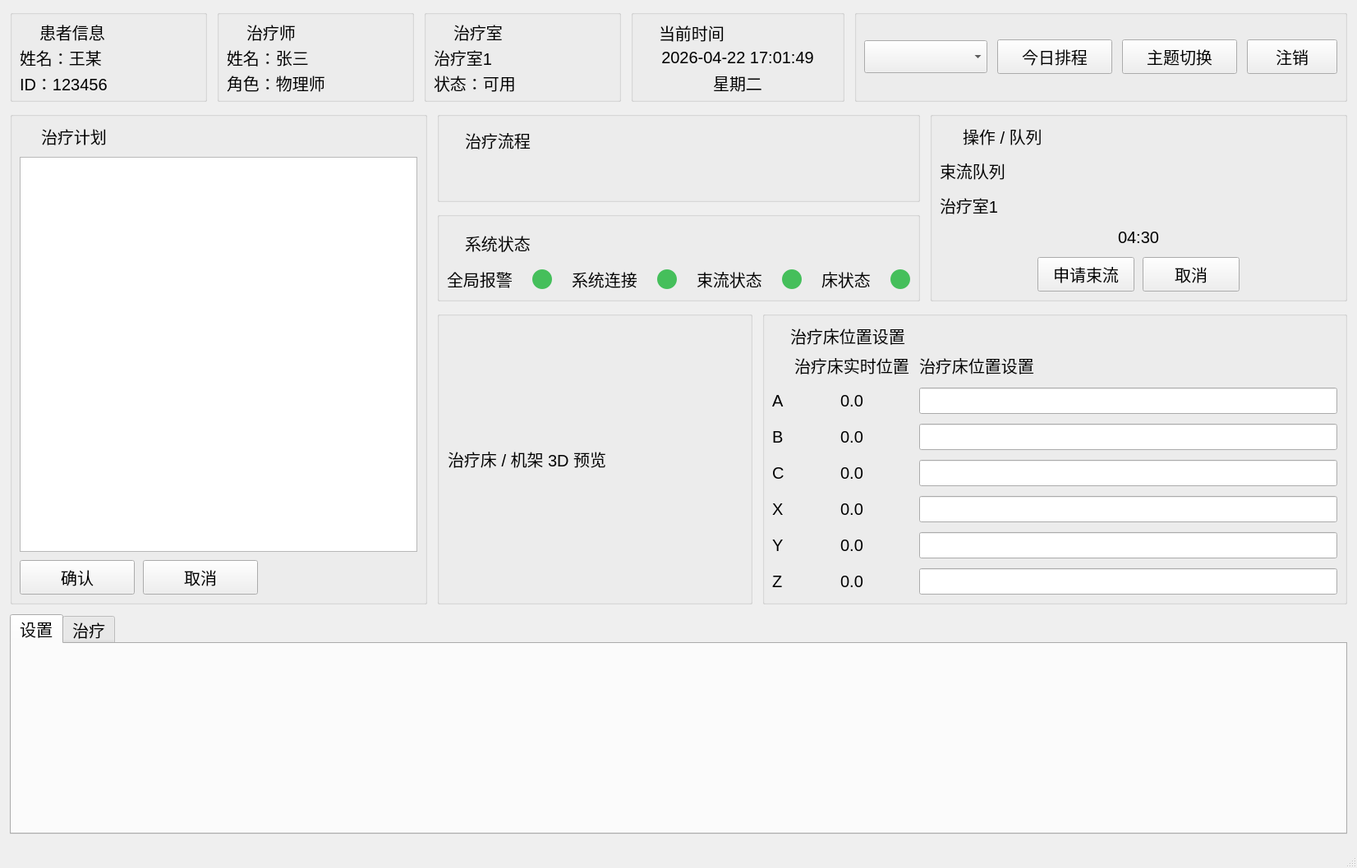
<?xml version="1.0" encoding="UTF-8"?>
<ui version="4.0">
 <class>SimmTcs</class>
 <widget class="QMainWindow" name="SimmTcs">
  <property name="geometry">
   <rect>
    <x>0</x>
    <y>0</y>
    <width>1652</width>
    <height>1000</height>
   </rect>
  </property>
  <property name="font">
   <font>
    <pointsize>15</pointsize>
   </font>
  </property>
  <property name="windowTitle">
   <string>SimmTcs 治疗控制系统</string>
  </property>
  <widget class="QWidget" name="centralwidget">
   <layout class="QVBoxLayout" name="verticalLayout_root">
    <property name="spacing">
     <number>12</number>
    </property>
    <property name="leftMargin">
     <number>12</number>
    </property>
    <property name="topMargin">
     <number>12</number>
    </property>
    <property name="rightMargin">
     <number>12</number>
    </property>
    <property name="bottomMargin">
     <number>12</number>
    </property>
    <item>
     <layout class="QHBoxLayout" name="horizontalLayout_topArea">
      <property name="spacing">
       <number>12</number>
      </property>
      <property name="leftMargin">
       <number>0</number>
      </property>
      <property name="topMargin">
       <number>0</number>
      </property>
      <property name="rightMargin">
       <number>0</number>
      </property>
      <property name="bottomMargin">
       <number>0</number>
      </property>
      <item>
       <widget class="QGroupBox" name="groupBox_8">
        <property name="minimumSize">
         <size>
          <width>220</width>
          <height>112</height>
         </size>
        </property>
        <property name="title">
         <string/>
        </property>
        <layout class="QVBoxLayout" name="verticalLayout_patient">
         <property name="spacing">
          <number>8</number>
         </property>
         <item>
          <layout class="QHBoxLayout" name="horizontalLayout_title_patient">
           <property name="leftMargin">
            <number>0</number>
           </property>
           <property name="topMargin">
            <number>0</number>
           </property>
           <property name="rightMargin">
            <number>0</number>
           </property>
           <property name="bottomMargin">
            <number>0</number>
           </property>
           <item>
            <widget class="QLabel" name="label_icon_patient">
             <property name="minimumSize">
              <size>
               <width>16</width>
               <height>16</height>
              </size>
             </property>
             <property name="maximumSize">
              <size>
               <width>16</width>
               <height>16</height>
              </size>
             </property>
             <property name="styleSheet">
              <string notr="true">image: url(:/icons/icons/patient.svg);</string>
             </property>
             <property name="text">
              <string/>
             </property>
            </widget>
           </item>
           <item>
            <widget class="QLabel" name="label_title_patient">
             <property name="text">
              <string>患者信息</string>
             </property>
            </widget>
           </item>
           <item>
            <spacer name="horizontalSpacer_title_patient">
             <property name="orientation">
              <enum>Qt::Orientation::Horizontal</enum>
             </property>
             <property name="sizeHint" stdset="0">
              <size>
               <width>0</width>
               <height>0</height>
              </size>
             </property>
            </spacer>
           </item>
          </layout>
         </item>
         <item>
          <widget class="QLabel" name="label_2">
           <property name="text">
            <string>姓名：王某</string>
           </property>
          </widget>
         </item>
         <item>
          <widget class="QLabel" name="label_3">
           <property name="text">
            <string>ID：123456</string>
           </property>
          </widget>
         </item>
         <item>
          <spacer name="verticalSpacer_patient">
           <property name="orientation">
            <enum>Qt::Orientation::Vertical</enum>
           </property>
           <property name="sizeHint" stdset="0">
            <size>
             <width>0</width>
             <height>0</height>
            </size>
           </property>
          </spacer>
         </item>
        </layout>
       </widget>
      </item>
      <item>
       <widget class="QGroupBox" name="groupBox_2">
        <property name="minimumSize">
         <size>
          <width>210</width>
          <height>112</height>
         </size>
        </property>
        <property name="title">
         <string/>
        </property>
        <layout class="QVBoxLayout" name="verticalLayout_doctor">
         <property name="spacing">
          <number>8</number>
         </property>
         <item>
          <layout class="QHBoxLayout" name="horizontalLayout_title_doctor">
           <property name="leftMargin">
            <number>0</number>
           </property>
           <property name="topMargin">
            <number>0</number>
           </property>
           <property name="rightMargin">
            <number>0</number>
           </property>
           <property name="bottomMargin">
            <number>0</number>
           </property>
           <item>
            <widget class="QLabel" name="label_icon_doctor">
             <property name="minimumSize">
              <size>
               <width>16</width>
               <height>16</height>
              </size>
             </property>
             <property name="maximumSize">
              <size>
               <width>16</width>
               <height>16</height>
              </size>
             </property>
             <property name="styleSheet">
              <string notr="true">image: url(:/icons/icons/therapist_new.svg);</string>
             </property>
             <property name="text">
              <string/>
             </property>
            </widget>
           </item>
           <item>
            <widget class="QLabel" name="label_title_doctor">
             <property name="text">
              <string>治疗师</string>
             </property>
            </widget>
           </item>
           <item>
            <spacer name="horizontalSpacer_title_doctor">
             <property name="orientation">
              <enum>Qt::Orientation::Horizontal</enum>
             </property>
             <property name="sizeHint" stdset="0">
              <size>
               <width>0</width>
               <height>0</height>
              </size>
             </property>
            </spacer>
           </item>
          </layout>
         </item>
         <item>
          <widget class="QLabel" name="label_6">
           <property name="text">
            <string>姓名：张三</string>
           </property>
          </widget>
         </item>
         <item>
          <widget class="QLabel" name="label_user">
           <property name="text">
            <string>角色：物理师</string>
           </property>
          </widget>
         </item>
         <item>
          <spacer name="verticalSpacer_doctor">
           <property name="orientation">
            <enum>Qt::Orientation::Vertical</enum>
           </property>
           <property name="sizeHint" stdset="0">
            <size>
             <width>0</width>
             <height>0</height>
            </size>
           </property>
          </spacer>
         </item>
        </layout>
       </widget>
      </item>
      <item>
       <widget class="QGroupBox" name="groupBox_5">
        <property name="minimumSize">
         <size>
          <width>190</width>
          <height>112</height>
         </size>
        </property>
        <property name="title">
         <string/>
        </property>
        <layout class="QVBoxLayout" name="verticalLayout_room">
         <property name="spacing">
          <number>8</number>
         </property>
         <item>
          <layout class="QHBoxLayout" name="horizontalLayout_title_room">
           <property name="leftMargin">
            <number>0</number>
           </property>
           <property name="topMargin">
            <number>0</number>
           </property>
           <property name="rightMargin">
            <number>0</number>
           </property>
           <property name="bottomMargin">
            <number>0</number>
           </property>
           <item>
            <widget class="QLabel" name="label_icon_room">
             <property name="minimumSize">
              <size>
               <width>16</width>
               <height>16</height>
              </size>
             </property>
             <property name="maximumSize">
              <size>
               <width>16</width>
               <height>16</height>
              </size>
             </property>
             <property name="styleSheet">
              <string notr="true">image: url(:/icons/icons/room.svg);</string>
             </property>
             <property name="text">
              <string/>
             </property>
            </widget>
           </item>
           <item>
            <widget class="QLabel" name="label_title_room">
             <property name="text">
              <string>治疗室</string>
             </property>
            </widget>
           </item>
           <item>
            <spacer name="horizontalSpacer_title_room">
             <property name="orientation">
              <enum>Qt::Orientation::Horizontal</enum>
             </property>
             <property name="sizeHint" stdset="0">
              <size>
               <width>0</width>
               <height>0</height>
              </size>
             </property>
            </spacer>
           </item>
          </layout>
         </item>
         <item>
          <widget class="QLabel" name="label_7">
           <property name="text">
            <string>治疗室1</string>
           </property>
          </widget>
         </item>
         <item>
          <widget class="QLabel" name="label_room">
           <property name="text">
            <string>状态：可用</string>
           </property>
          </widget>
         </item>
         <item>
          <spacer name="verticalSpacer_room">
           <property name="orientation">
            <enum>Qt::Orientation::Vertical</enum>
           </property>
           <property name="sizeHint" stdset="0">
            <size>
             <width>0</width>
             <height>0</height>
            </size>
           </property>
          </spacer>
         </item>
        </layout>
       </widget>
      </item>
      <item>
       <widget class="QGroupBox" name="groupBox_info">
        <property name="minimumSize">
         <size>
          <width>260</width>
          <height>112</height>
         </size>
        </property>
        <property name="title">
         <string/>
        </property>
        <layout class="QVBoxLayout" name="verticalLayout_time">
         <property name="spacing">
          <number>6</number>
         </property>
         <item>
          <layout class="QHBoxLayout" name="horizontalLayout_title_time">
           <property name="leftMargin">
            <number>0</number>
           </property>
           <property name="topMargin">
            <number>0</number>
           </property>
           <property name="rightMargin">
            <number>0</number>
           </property>
           <property name="bottomMargin">
            <number>0</number>
           </property>
           <item>
            <widget class="QLabel" name="label_icon_time">
             <property name="minimumSize">
              <size>
               <width>16</width>
               <height>16</height>
              </size>
             </property>
             <property name="maximumSize">
              <size>
               <width>16</width>
               <height>16</height>
              </size>
             </property>
             <property name="styleSheet">
              <string notr="true">image: url(:/icons/icons/time.svg);</string>
             </property>
             <property name="text">
              <string/>
             </property>
            </widget>
           </item>
           <item>
            <widget class="QLabel" name="label_title_time">
             <property name="text">
              <string>当前时间</string>
             </property>
            </widget>
           </item>
           <item>
            <spacer name="horizontalSpacer_title_time">
             <property name="orientation">
              <enum>Qt::Orientation::Horizontal</enum>
             </property>
             <property name="sizeHint" stdset="0">
              <size>
               <width>0</width>
               <height>0</height>
              </size>
             </property>
            </spacer>
           </item>
          </layout>
         </item>
         <item>
          <widget class="QLabel" name="label_time">
           <property name="text">
            <string>2026-04-22 17:01:49</string>
           </property>
           <property name="alignment">
            <set>Qt::AlignmentFlag::AlignCenter</set>
           </property>
          </widget>
         </item>
         <item>
          <widget class="QLabel" name="label_time_week">
           <property name="text">
            <string>星期二</string>
           </property>
           <property name="alignment">
            <set>Qt::AlignmentFlag::AlignCenter</set>
           </property>
          </widget>
         </item>
        </layout>
       </widget>
      </item>
      <item>
       <widget class="QGroupBox" name="groupBox">
        <property name="minimumSize">
         <size>
          <width>420</width>
          <height>112</height>
         </size>
        </property>
        <property name="title">
         <string/>
        </property>
        <layout class="QHBoxLayout" name="horizontalLayout">
         <property name="spacing">
          <number>12</number>
         </property>
         <item>
          <widget class="QComboBox" name="comboBox">
           <property name="minimumSize">
            <size>
             <width>150</width>
             <height>40</height>
            </size>
           </property>
          </widget>
         </item>
         <item>
          <widget class="QPushButton" name="todays_pushButton">
           <property name="minimumSize">
            <size>
             <width>140</width>
             <height>42</height>
            </size>
           </property>
           <property name="text">
            <string>今日排程</string>
           </property>
          </widget>
         </item>
         <item>
          <widget class="QPushButton" name="theme_pushButton">
           <property name="minimumSize">
            <size>
             <width>140</width>
             <height>42</height>
            </size>
           </property>
           <property name="text">
            <string>主题切换</string>
           </property>
          </widget>
         </item>
         <item>
          <widget class="QPushButton" name="logout_pushButton">
           <property name="minimumSize">
            <size>
             <width>110</width>
             <height>42</height>
            </size>
           </property>
           <property name="text">
            <string>注销</string>
           </property>
          </widget>
         </item>
        </layout>
       </widget>
      </item>
     </layout>
    </item>
    <item>
     <layout class="QGridLayout" name="mainGrid">
      <property name="leftMargin">
       <number>0</number>
      </property>
      <property name="topMargin">
       <number>0</number>
      </property>
      <property name="rightMargin">
       <number>0</number>
      </property>
      <property name="bottomMargin">
       <number>0</number>
      </property>
      <property name="spacing">
       <number>12</number>
      </property>
      <item row="0" column="0" rowspan="3">
       <widget class="QGroupBox" name="groupBox_10">
        <property name="title">
         <string/>
        </property>
        <layout class="QVBoxLayout" name="verticalLayout_plan">
         <property name="spacing">
          <number>10</number>
         </property>
         <item>
          <layout class="QHBoxLayout" name="horizontalLayout_title_plan">
           <property name="leftMargin">
            <number>0</number>
           </property>
           <property name="topMargin">
            <number>0</number>
           </property>
           <property name="rightMargin">
            <number>0</number>
           </property>
           <property name="bottomMargin">
            <number>0</number>
           </property>
           <item>
            <widget class="QLabel" name="label_icon_plan">
             <property name="minimumSize">
              <size>
               <width>16</width>
               <height>16</height>
              </size>
             </property>
             <property name="maximumSize">
              <size>
               <width>16</width>
               <height>16</height>
              </size>
             </property>
             <property name="styleSheet">
              <string notr="true">image: url(:/icons/icons/schedule.svg);</string>
             </property>
             <property name="text">
              <string/>
             </property>
            </widget>
           </item>
           <item>
            <widget class="QLabel" name="label_title_plan">
             <property name="text">
              <string>治疗计划</string>
             </property>
            </widget>
           </item>
           <item>
            <spacer name="horizontalSpacer_title_plan">
             <property name="orientation">
              <enum>Qt::Orientation::Horizontal</enum>
             </property>
             <property name="sizeHint" stdset="0">
              <size>
               <width>0</width>
               <height>0</height>
              </size>
             </property>
            </spacer>
           </item>
          </layout>
         </item>
         <item>
          <widget class="QTableWidget" name="tableWidget_4"/>
         </item>
         <item>
          <layout class="QHBoxLayout" name="horizontalLayout_7">
           <item>
            <widget class="QPushButton" name="confirmPlan_pushButton">
             <property name="minimumSize">
              <size>
               <width>140</width>
               <height>42</height>
              </size>
             </property>
             <property name="text">
              <string>确认</string>
             </property>
            </widget>
           </item>
           <item>
            <widget class="QPushButton" name="confirmPlan_cancel_pushButton">
             <property name="minimumSize">
              <size>
               <width>140</width>
               <height>42</height>
              </size>
             </property>
             <property name="text">
              <string>取消</string>
             </property>
            </widget>
           </item>
           <item>
            <spacer name="horizontalSpacer_planButtons">
             <property name="orientation">
              <enum>Qt::Orientation::Horizontal</enum>
             </property>
             <property name="sizeHint" stdset="0">
              <size>
               <width>0</width>
               <height>0</height>
              </size>
             </property>
            </spacer>
           </item>
          </layout>
         </item>
        </layout>
       </widget>
      </item>
      <item row="0" column="1" colspan="3">
       <widget class="QGroupBox" name="groupBox_6">
        <property name="title">
         <string/>
        </property>
        <layout class="QVBoxLayout" name="verticalLayout_flowBox">
         <property name="spacing">
          <number>6</number>
         </property>
         <item>
          <layout class="QHBoxLayout" name="horizontalLayout_title_flow">
           <property name="leftMargin">
            <number>0</number>
           </property>
           <property name="topMargin">
            <number>0</number>
           </property>
           <property name="rightMargin">
            <number>0</number>
           </property>
           <property name="bottomMargin">
            <number>0</number>
           </property>
           <item>
            <widget class="QLabel" name="label_icon_flow">
             <property name="minimumSize">
              <size>
               <width>16</width>
               <height>16</height>
              </size>
             </property>
             <property name="maximumSize">
              <size>
               <width>16</width>
               <height>16</height>
              </size>
             </property>
             <property name="styleSheet">
              <string notr="true">image: url(:/icons/icons/schedule.svg);</string>
             </property>
             <property name="text">
              <string/>
             </property>
            </widget>
           </item>
           <item>
            <widget class="QLabel" name="label_title_flow">
             <property name="text">
              <string>治疗流程</string>
             </property>
            </widget>
           </item>
           <item>
            <spacer name="horizontalSpacer_title_flow">
             <property name="orientation">
              <enum>Qt::Orientation::Horizontal</enum>
             </property>
             <property name="sizeHint" stdset="0">
              <size>
               <width>0</width>
               <height>0</height>
              </size>
             </property>
            </spacer>
           </item>
          </layout>
         </item>
         <item>
          <layout class="QHBoxLayout" name="horizontalLayout_6">
           <property name="leftMargin">
            <number>8</number>
           </property>
           <property name="topMargin">
            <number>8</number>
           </property>
           <property name="rightMargin">
            <number>8</number>
           </property>
           <property name="bottomMargin">
            <number>8</number>
           </property>
           <item>
            <widget class="QWidget" name="qmlStepContainer" native="true">
             <layout class="QHBoxLayout" name="horizontalLayout_4">
              <property name="leftMargin">
               <number>0</number>
              </property>
              <property name="topMargin">
               <number>0</number>
              </property>
              <property name="rightMargin">
               <number>0</number>
              </property>
              <property name="bottomMargin">
               <number>0</number>
              </property>
             </layout>
            </widget>
           </item>
          </layout>
         </item>
        </layout>
       </widget>
      </item>
      <item row="0" column="4" rowspan="2">
       <widget class="QGroupBox" name="groupBox_3">
        <property name="title">
         <string/>
        </property>
        <layout class="QVBoxLayout" name="verticalLayout_ops">
         <property name="spacing">
          <number>12</number>
         </property>
         <item>
          <layout class="QHBoxLayout" name="horizontalLayout_title_ops">
           <property name="leftMargin">
            <number>0</number>
           </property>
           <property name="topMargin">
            <number>0</number>
           </property>
           <property name="rightMargin">
            <number>0</number>
           </property>
           <property name="bottomMargin">
            <number>0</number>
           </property>
           <item>
            <widget class="QLabel" name="label_icon_ops">
             <property name="minimumSize">
              <size>
               <width>16</width>
               <height>16</height>
              </size>
             </property>
             <property name="maximumSize">
              <size>
               <width>16</width>
               <height>16</height>
              </size>
             </property>
             <property name="styleSheet">
              <string notr="true">image: url(:/icons/icons/record.svg);</string>
             </property>
             <property name="text">
              <string/>
             </property>
            </widget>
           </item>
           <item>
            <widget class="QLabel" name="label_title_ops">
             <property name="text">
              <string>操作 / 队列</string>
             </property>
            </widget>
           </item>
           <item>
            <spacer name="horizontalSpacer_title_ops">
             <property name="orientation">
              <enum>Qt::Orientation::Horizontal</enum>
             </property>
             <property name="sizeHint" stdset="0">
              <size>
               <width>0</width>
               <height>0</height>
              </size>
             </property>
            </spacer>
           </item>
          </layout>
         </item>
         <item>
          <widget class="QLabel" name="label_10">
           <property name="text">
            <string>束流队列</string>
           </property>
          </widget>
         </item>
         <item>
          <widget class="QLabel" name="label_11">
           <property name="text">
            <string>治疗室1</string>
           </property>
          </widget>
         </item>
         <item>
          <spacer name="verticalSpacer_ops">
           <property name="orientation">
            <enum>Qt::Orientation::Vertical</enum>
           </property>
           <property name="sizeHint" stdset="0">
            <size>
             <width>0</width>
             <height>0</height>
            </size>
           </property>
          </spacer>
         </item>
         <item>
          <widget class="QLabel" name="label_30">
           <property name="text">
            <string>04:30</string>
           </property>
           <property name="alignment">
            <set>Qt::AlignmentFlag::AlignCenter</set>
           </property>
          </widget>
         </item>
         <item>
          <layout class="QHBoxLayout" name="horizontalLayout_opsButtons">
           <property name="spacing">
            <number>10</number>
           </property>
           <item>
            <spacer name="horizontalSpacer_opsButtonsLeft">
             <property name="orientation">
              <enum>Qt::Orientation::Horizontal</enum>
             </property>
             <property name="sizeHint" stdset="0">
              <size>
               <width>0</width>
               <height>0</height>
              </size>
             </property>
            </spacer>
           </item>
           <item>
            <widget class="QPushButton" name="beamApply_pushButton">
             <property name="minimumSize">
              <size>
               <width>118</width>
               <height>42</height>
              </size>
             </property>
             <property name="maximumSize">
              <size>
               <width>118</width>
               <height>42</height>
              </size>
             </property>
             <property name="text">
              <string>申请束流</string>
             </property>
            </widget>
           </item>
           <item>
            <widget class="QPushButton" name="beamApply_cancel_pushButton">
             <property name="minimumSize">
              <size>
               <width>118</width>
               <height>42</height>
              </size>
             </property>
             <property name="maximumSize">
              <size>
               <width>118</width>
               <height>42</height>
              </size>
             </property>
             <property name="text">
              <string>取消</string>
             </property>
            </widget>
           </item>
           <item>
            <spacer name="horizontalSpacer_opsButtonsRight">
             <property name="orientation">
              <enum>Qt::Orientation::Horizontal</enum>
             </property>
             <property name="sizeHint" stdset="0">
              <size>
               <width>0</width>
               <height>0</height>
              </size>
             </property>
            </spacer>
           </item>
          </layout>
         </item>
        </layout>
       </widget>
      </item>
      <item row="1" column="1" colspan="3">
       <widget class="QGroupBox" name="groupBox_4">
        <property name="title">
         <string/>
        </property>
        <layout class="QVBoxLayout" name="verticalLayout_statusBox">
         <property name="spacing">
          <number>6</number>
         </property>
         <item>
          <layout class="QHBoxLayout" name="horizontalLayout_title_status">
           <property name="leftMargin">
            <number>0</number>
           </property>
           <property name="topMargin">
            <number>0</number>
           </property>
           <property name="rightMargin">
            <number>0</number>
           </property>
           <property name="bottomMargin">
            <number>0</number>
           </property>
           <item>
            <widget class="QLabel" name="label_icon_status">
             <property name="minimumSize">
              <size>
               <width>16</width>
               <height>16</height>
              </size>
             </property>
             <property name="maximumSize">
              <size>
               <width>16</width>
               <height>16</height>
              </size>
             </property>
             <property name="styleSheet">
              <string notr="true">image: url(:/icons/icons/record.svg);</string>
             </property>
             <property name="text">
              <string/>
             </property>
            </widget>
           </item>
           <item>
            <widget class="QLabel" name="label_title_status">
             <property name="text">
              <string>系统状态</string>
             </property>
            </widget>
           </item>
           <item>
            <spacer name="horizontalSpacer_title_status">
             <property name="orientation">
              <enum>Qt::Orientation::Horizontal</enum>
             </property>
             <property name="sizeHint" stdset="0">
              <size>
               <width>0</width>
               <height>0</height>
              </size>
             </property>
            </spacer>
           </item>
          </layout>
         </item>
         <item>
          <layout class="QHBoxLayout" name="horizontalLayout_3">
           <property name="spacing">
            <number>24</number>
           </property>
           <item>
            <widget class="QLabel" name="label_34">
             <property name="text">
              <string>全局报警</string>
             </property>
            </widget>
           </item>
           <item>
            <widget class="QLabel" name="label_9">
             <property name="minimumSize">
              <size>
               <width>24</width>
               <height>24</height>
              </size>
             </property>
             <property name="maximumSize">
              <size>
               <width>24</width>
               <height>24</height>
              </size>
             </property>
             <property name="styleSheet">
              <string notr="true">background-color:#45BF5B;border-radius:12px;</string>
             </property>
             <property name="text">
              <string/>
             </property>
            </widget>
           </item>
           <item>
            <widget class="QLabel" name="label_36">
             <property name="text">
              <string>系统连接</string>
             </property>
            </widget>
           </item>
           <item>
            <widget class="QLabel" name="label_35">
             <property name="minimumSize">
              <size>
               <width>24</width>
               <height>24</height>
              </size>
             </property>
             <property name="maximumSize">
              <size>
               <width>24</width>
               <height>24</height>
              </size>
             </property>
             <property name="styleSheet">
              <string notr="true">background-color:#45BF5B;border-radius:12px;</string>
             </property>
             <property name="text">
              <string/>
             </property>
            </widget>
           </item>
           <item>
            <widget class="QLabel" name="label_37">
             <property name="text">
              <string>束流状态</string>
             </property>
            </widget>
           </item>
           <item>
            <widget class="QLabel" name="label_46">
             <property name="minimumSize">
              <size>
               <width>24</width>
               <height>24</height>
              </size>
             </property>
             <property name="maximumSize">
              <size>
               <width>24</width>
               <height>24</height>
              </size>
             </property>
             <property name="styleSheet">
              <string notr="true">background-color:#45BF5B;border-radius:12px;</string>
             </property>
             <property name="text">
              <string/>
             </property>
            </widget>
           </item>
           <item>
            <widget class="QLabel" name="label_48">
             <property name="text">
              <string>床状态</string>
             </property>
            </widget>
           </item>
           <item>
            <widget class="QLabel" name="label_47">
             <property name="minimumSize">
              <size>
               <width>24</width>
               <height>24</height>
              </size>
             </property>
             <property name="maximumSize">
              <size>
               <width>24</width>
               <height>24</height>
              </size>
             </property>
             <property name="styleSheet">
              <string notr="true">background-color:#45BF5B;border-radius:12px;</string>
             </property>
             <property name="text">
              <string/>
             </property>
            </widget>
           </item>
           <item>
            <spacer name="horizontalSpacer_status">
             <property name="orientation">
              <enum>Qt::Orientation::Horizontal</enum>
             </property>
             <property name="sizeHint" stdset="0">
              <size>
               <width>0</width>
               <height>0</height>
              </size>
             </property>
            </spacer>
           </item>
          </layout>
         </item>
        </layout>
       </widget>
      </item>
      <item row="2" column="3" colspan="2">
       <widget class="QGroupBox" name="groupBox_12">
        <property name="title">
         <string/>
        </property>
        <layout class="QVBoxLayout" name="verticalLayout_bedBox">
         <property name="spacing">
          <number>6</number>
         </property>
         <item>
          <layout class="QHBoxLayout" name="horizontalLayout_title_bed">
           <property name="leftMargin">
            <number>0</number>
           </property>
           <property name="topMargin">
            <number>0</number>
           </property>
           <property name="rightMargin">
            <number>0</number>
           </property>
           <property name="bottomMargin">
            <number>0</number>
           </property>
           <item>
            <widget class="QLabel" name="label_icon_bed">
             <property name="minimumSize">
              <size>
               <width>16</width>
               <height>16</height>
              </size>
             </property>
             <property name="maximumSize">
              <size>
               <width>16</width>
               <height>16</height>
              </size>
             </property>
             <property name="styleSheet">
              <string notr="true">image: url(:/icons/icons/bed.svg);</string>
             </property>
             <property name="text">
              <string/>
             </property>
            </widget>
           </item>
           <item>
            <widget class="QLabel" name="label_title_bed">
             <property name="text">
              <string>治疗床位置设置</string>
             </property>
            </widget>
           </item>
           <item>
            <spacer name="horizontalSpacer_title_bed">
             <property name="orientation">
              <enum>Qt::Orientation::Horizontal</enum>
             </property>
             <property name="sizeHint" stdset="0">
              <size>
               <width>0</width>
               <height>0</height>
              </size>
             </property>
            </spacer>
           </item>
          </layout>
         </item>
         <item>
          <layout class="QGridLayout" name="gridLayout_2">
           <property name="spacing">
            <number>12</number>
           </property>
           <item row="0" column="1">
            <widget class="QLabel" name="label_38">
             <property name="text">
              <string>治疗床实时位置</string>
             </property>
            </widget>
           </item>
           <item row="0" column="2">
            <widget class="QLabel" name="label_39">
             <property name="text">
              <string>治疗床位置设置</string>
             </property>
            </widget>
           </item>
           <item row="1" column="0">
            <widget class="QLabel" name="label_40">
             <property name="text">
              <string>A</string>
             </property>
            </widget>
           </item>
           <item row="2" column="0">
            <widget class="QLabel" name="label_41">
             <property name="text">
              <string>B</string>
             </property>
            </widget>
           </item>
           <item row="3" column="0">
            <widget class="QLabel" name="label_42">
             <property name="text">
              <string>C</string>
             </property>
            </widget>
           </item>
           <item row="4" column="0">
            <widget class="QLabel" name="label_43">
             <property name="text">
              <string>X</string>
             </property>
            </widget>
           </item>
           <item row="5" column="0">
            <widget class="QLabel" name="label_44">
             <property name="text">
              <string>Y</string>
             </property>
            </widget>
           </item>
           <item row="6" column="0">
            <widget class="QLabel" name="label_45">
             <property name="text">
              <string>Z</string>
             </property>
            </widget>
           </item>
           <item row="1" column="1">
            <widget class="QLabel" name="label_posa">
             <property name="text">
              <string>0.0</string>
             </property>
             <property name="alignment">
              <set>Qt::AlignmentFlag::AlignCenter</set>
             </property>
            </widget>
           </item>
           <item row="2" column="1">
            <widget class="QLabel" name="label_posb">
             <property name="text">
              <string>0.0</string>
             </property>
             <property name="alignment">
              <set>Qt::AlignmentFlag::AlignCenter</set>
             </property>
            </widget>
           </item>
           <item row="3" column="1">
            <widget class="QLabel" name="label_posc">
             <property name="text">
              <string>0.0</string>
             </property>
             <property name="alignment">
              <set>Qt::AlignmentFlag::AlignCenter</set>
             </property>
            </widget>
           </item>
           <item row="4" column="1">
            <widget class="QLabel" name="label_posx">
             <property name="text">
              <string>0.0</string>
             </property>
             <property name="alignment">
              <set>Qt::AlignmentFlag::AlignCenter</set>
             </property>
            </widget>
           </item>
           <item row="5" column="1">
            <widget class="QLabel" name="label_posy">
             <property name="text">
              <string>0.0</string>
             </property>
             <property name="alignment">
              <set>Qt::AlignmentFlag::AlignCenter</set>
             </property>
            </widget>
           </item>
           <item row="6" column="1">
            <widget class="QLabel" name="label_posz">
             <property name="text">
              <string>0.0</string>
             </property>
             <property name="alignment">
              <set>Qt::AlignmentFlag::AlignCenter</set>
             </property>
            </widget>
           </item>
           <item row="1" column="2">
            <widget class="QLineEdit" name="lineEdit_a"/>
           </item>
           <item row="2" column="2">
            <widget class="QLineEdit" name="lineEdit_b"/>
           </item>
           <item row="3" column="2">
            <widget class="QLineEdit" name="lineEdit_c"/>
           </item>
           <item row="4" column="2">
            <widget class="QLineEdit" name="lineEdit_x"/>
           </item>
           <item row="5" column="2">
            <widget class="QLineEdit" name="lineEdit_y"/>
           </item>
           <item row="6" column="2">
            <widget class="QLineEdit" name="lineEdit_z"/>
           </item>
          </layout>
         </item>
        </layout>
       </widget>
      </item>
      <item row="2" column="1" colspan="2">
       <layout class="QVBoxLayout" name="verticalLayout_preview">
        <property name="leftMargin">
         <number>0</number>
        </property>
        <property name="topMargin">
         <number>0</number>
        </property>
        <property name="rightMargin">
         <number>0</number>
        </property>
        <property name="bottomMargin">
         <number>0</number>
        </property>
        <item>
         <widget class="QGroupBox" name="panelFrame">
          <property name="title">
           <string/>
          </property>
          <layout class="QVBoxLayout" name="verticalLayout_previewPanel">
           <property name="leftMargin">
            <number>10</number>
           </property>
           <property name="topMargin">
            <number>10</number>
           </property>
           <property name="rightMargin">
            <number>10</number>
           </property>
           <property name="bottomMargin">
            <number>10</number>
           </property>
           <item>
            <widget class="QLabel" name="label_preview_title">
             <property name="text">
              <string>治疗床 / 机架 3D 预览</string>
             </property>
            </widget>
           </item>
           <item>
            <layout class="QHBoxLayout" name="horizontalLayout_bed">
             <property name="leftMargin">
              <number>0</number>
             </property>
             <property name="topMargin">
              <number>0</number>
             </property>
             <property name="rightMargin">
              <number>0</number>
             </property>
             <property name="bottomMargin">
              <number>0</number>
             </property>
            </layout>
           </item>
          </layout>
         </widget>
        </item>
       </layout>
      </item>
     </layout>
    </item>
    <item>
     <layout class="QVBoxLayout" name="verticalLayout_compat">
      <item>
       <widget class="QTabWidget" name="tabWidget">
        <property name="visible">
         <bool>false</bool>
        </property>
        <widget class="QWidget" name="tab">
         <attribute name="title">
          <string>设置</string>
         </attribute>
        </widget>
        <widget class="QWidget" name="tab_2">
         <attribute name="title">
          <string>治疗</string>
         </attribute>
         <layout class="QGridLayout" name="gridLayout_6">
          <item row="0" column="0">
           <widget class="QLabel" name="label_20">
            <property name="text">
             <string>射野 MU</string>
            </property>
           </widget>
          </item>
          <item row="0" column="1">
           <widget class="QLabel" name="label_21">
            <property name="text">
             <string>场实现</string>
            </property>
           </widget>
          </item>
          <item row="0" column="2">
           <widget class="QLabel" name="label_22">
            <property name="text">
             <string>场实现</string>
            </property>
           </widget>
          </item>
          <item row="1" column="0" rowspan="3">
           <widget class="QTableWidget" name="tableWidget"/>
          </item>
          <item row="1" column="1">
           <widget class="QTableWidget" name="tableWidget_2"/>
          </item>
          <item row="1" column="2" rowspan="3">
           <widget class="QTableWidget" name="tableWidget_3"/>
          </item>
          <item row="2" column="1">
           <widget class="QLabel" name="label_23">
            <property name="text">
             <string>MU速率</string>
            </property>
           </widget>
          </item>
          <item row="3" column="1">
           <layout class="QHBoxLayout" name="horizontalLayout_mu">
            <item>
             <widget class="QLabel" name="label_24">
              <property name="text">
               <string>MU/min</string>
              </property>
             </widget>
            </item>
            <item>
             <spacer name="horizontalSpacer_mu">
              <property name="orientation">
               <enum>Qt::Orientation::Horizontal</enum>
              </property>
              <property name="sizeHint" stdset="0">
               <size>
                <width>0</width>
                <height>0</height>
               </size>
              </property>
             </spacer>
            </item>
            <item>
             <widget class="QLabel" name="label_25">
              <property name="text">
               <string>MU/min</string>
              </property>
             </widget>
            </item>
           </layout>
          </item>
          <item row="4" column="0" colspan="3">
           <widget class="QProgressBar" name="progressBar_6">
            <property name="value">
             <number>24</number>
            </property>
           </widget>
          </item>
         </layout>
        </widget>
       </widget>
      </item>
     </layout>
    </item>
   </layout>
  </widget>
  <widget class="QMenuBar" name="menubar">
   <property name="geometry">
    <rect>
     <x>0</x>
     <y>0</y>
     <width>1652</width>
     <height>31</height>
    </rect>
   </property>
  </widget>
  <widget class="QStatusBar" name="statusbar"/>
 </widget>
 <resources/>
 <connections/>
</ui>
